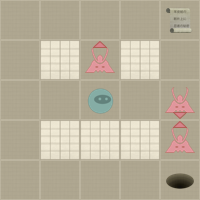

Rendered tile map (Tiled .tmx) drawn with the repository's tilesets; below, a short description and the map source with its tile grids summarised:
An orthogonal 5x5 tile map with 40x40 px tiles, 2 tile layers (Level, Actors).

<map version="1.0" orientation="orthogonal" width="5" height="5" tilewidth="40" tileheight="40">
 <properties>
  <property name="moves" value="8" />
 </properties>
 <tileset firstgid="1" name="tiles" tilewidth="40" tileheight="40" spacing="2" margin="2">
  <image source="tiles.png" width="256" height="256" />
  <tile id="0">
   <properties>
    <property name="actor" value="exit" />
   </properties>
  </tile>
  <tile id="2">
   <properties>
    <property name="actor" value="guard" />
    <property name="direction" value="down" />
   </properties>
  </tile>
  <tile id="3">
   <properties>
    <property name="actor" value="guard" />
    <property name="direction" value="left" />
   </properties>
  </tile>
  <tile id="4">
   <properties>
    <property name="actor" value="guard" />
    <property name="direction" value="right" />
   </properties>
  </tile>
  <tile id="5">
   <properties>
    <property name="actor" value="guard" />
    <property name="direction" value="up" />
   </properties>
  </tile>
  <tile id="7">
   <properties>
    <property name="actor" value="player" />
   </properties>
  </tile>
  <tile id="8">
   <properties>
    <property name="actor" value="scroll" />
   </properties>
  </tile>
  <tile id="9">
   <properties>
    <property name="wall" value="1" />
   </properties>
  </tile>
 </tileset>
 <layer name="Level" width="5" height="5">
  <data>[25 cells, 25 non-empty, 2 distinct tile ids]</data>
 </layer>
 <layer name="Actors" width="5" height="5">
  <data>[25 cells, 6 non-empty, 5 distinct tile ids]</data>
 </layer>
</map>
